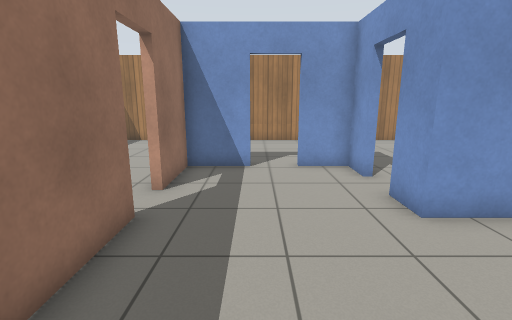
View 1 (above)

21 first-person views from a walk through a robot-simulator world made for Gazebo. The camera is 1.2 m above the floor, tilts 12° down and sees 85° across. The floor is counted in squares, 0.5 m on a side. Each view is taken from the middle of a square. On the plan, view 1 faces up. The plan holds only what a view shows up to about 18 squares ahead; the rest is blank. Gazebo's built-in surfaces are drawn with simple patterns.

View 2
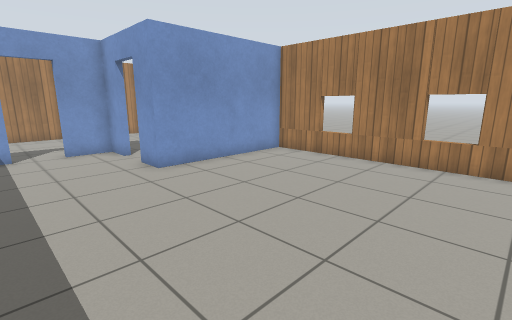

View 3
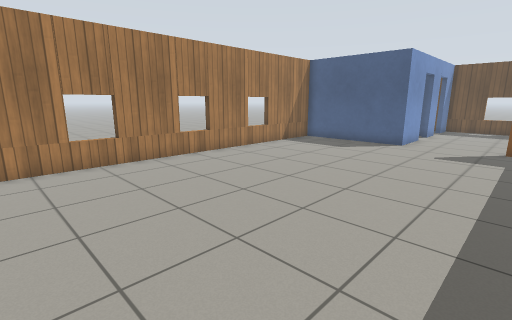

View 4
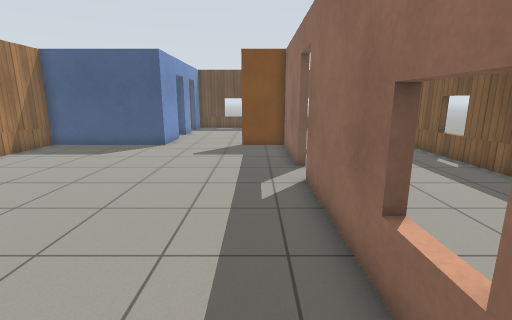

View 5
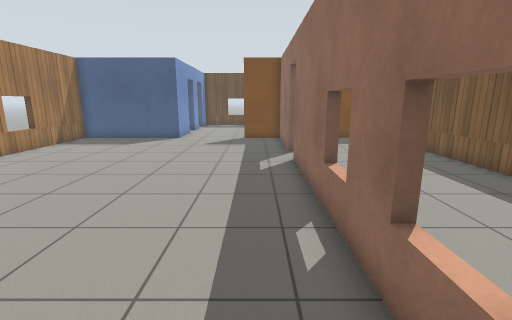

View 6
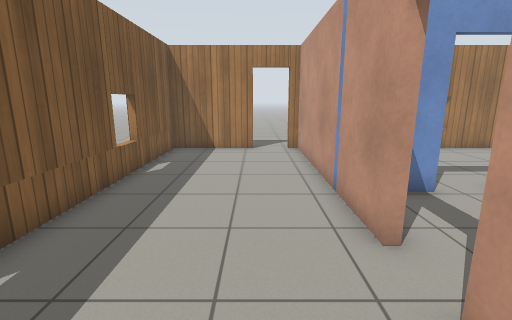

View 7
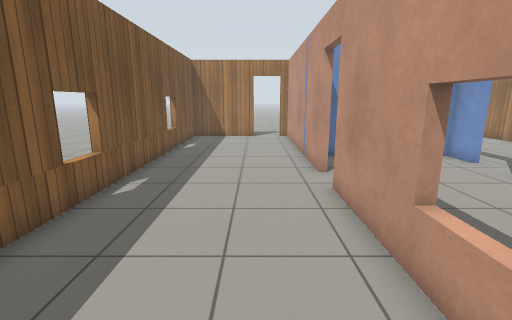

View 8
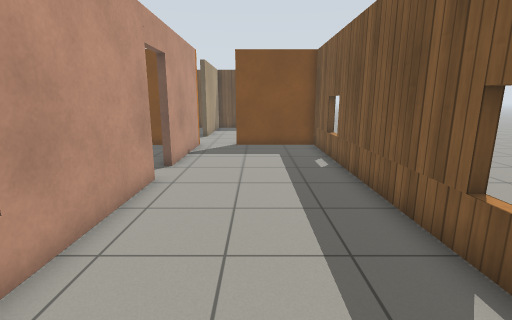

View 9
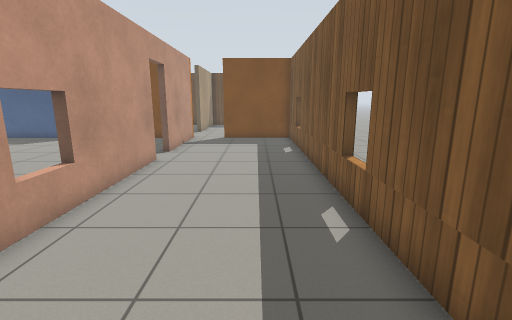

View 10
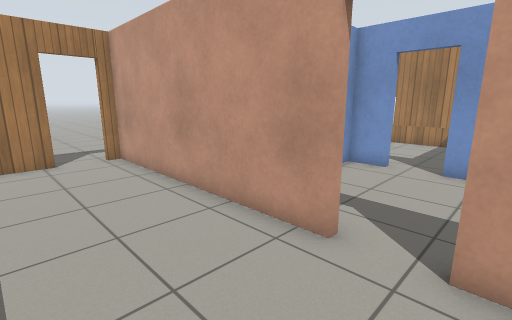

View 11
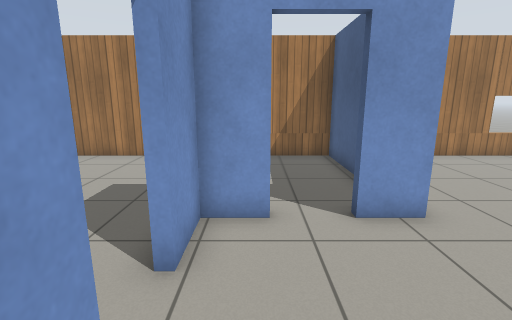

View 12
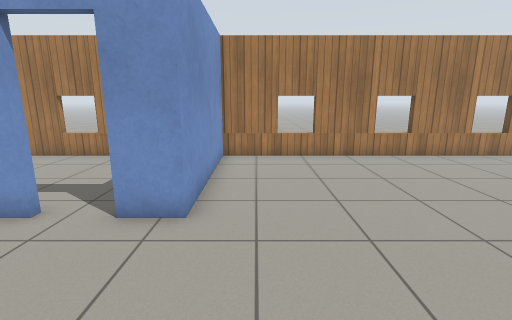

View 13
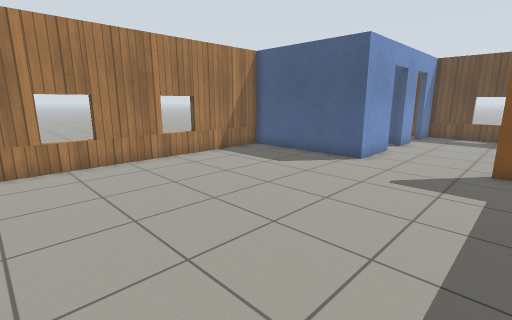

View 14
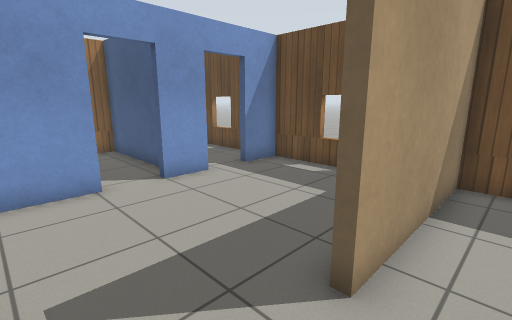

View 15
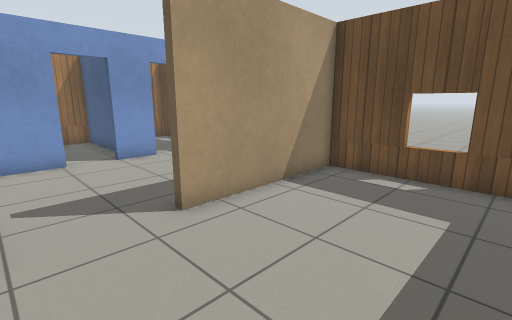

View 16
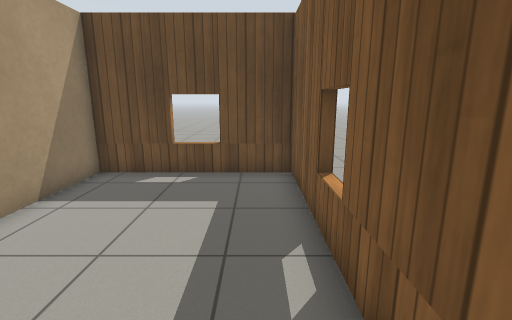

View 17
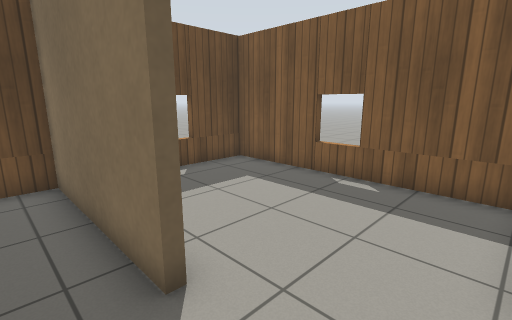

View 18
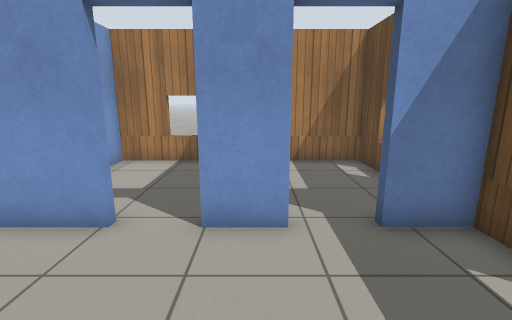

View 19
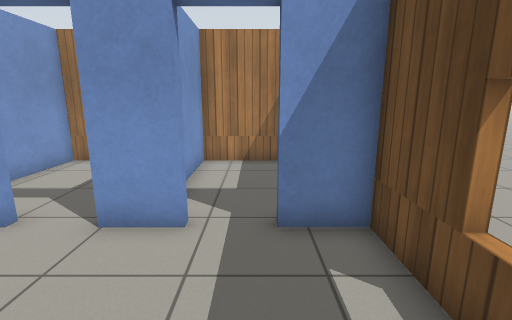

View 20
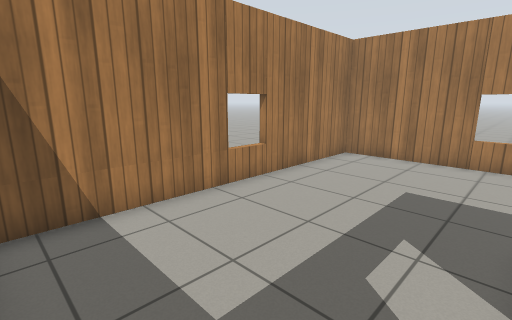

View 21
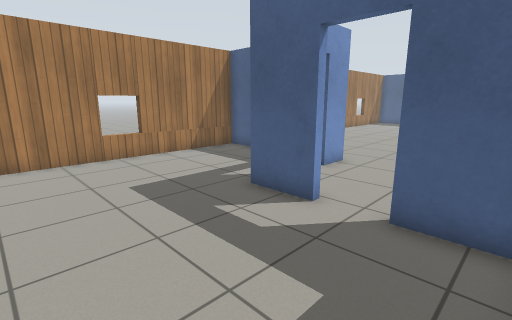

### Floor plan
Key: @ floor where view 1 was taken; # wall or solid block; . floor; D open door; = window, fence, low wall or low ledge.
Columns run from 9 left of view 1 to 10 right of it. Each row starts with its distance up from view 1.
 19     ...
 18     ...
 17 ####DD#######=######
 16 #.....#............#
 15 #.....#............#
 14 #.....#............#
 13 #.....#............#
 12 =.....#............=
 11 #.....#............#
 10 #.....###DD###.....#
  9 #.....#......#.....#
  8 #.....#......D.....#
  7 #.....D......D.....#
  6 #.....D......#######
  5 =.....#............#
  4 #.....#............#
  3 #.....#............#
  2 #.....# ...........=
  1 #.....= ...........#
  0 #.....#..@.........#
 -1 #.....#............#
 -2 #.....=............=
 -3 =.....#............#
 -4 #.....#............#
 -5 #.....#............#
 -6 #.....#............=
 -7 #.....#............#
 -8 #.....#............#
 -9 #.....D............#
-10 #.....D............=
-11 #.....#............#
-12 =.....#............#
-13 #.....#............#
-14 #.....#............#
-15 #####.###....#######
-16 #............#.....#
-17 #............#.....#
-18 #............#.....=
-19 #......#.....D.....#
-20 =......#.....D.....#
-21 =......#.....#######
-22 #......#.....D.....#
-23 #......#.....D.....#
-24 #......#.....#.....#
-25 ###=######=######=##

Where each view was taken, in squares from view 1:
view 1: 0 up, 0 right, facing up
view 2: 4 down, 1 left, facing up-right
view 3: 1 up, 1 left, facing down-right
view 4: 0 up, 1 left, facing down
view 5: 3 up, 1 left, facing down
view 6: 3 up, 5 left, facing up
view 7: 2 down, 5 left, facing up
view 8: 0 up, 6 left, facing down
view 9: 3 up, 7 left, facing down
view 10: 5 up, 7 left, facing up-right
view 11: 9 up, 2 left, facing right
view 12: 4 up, 2 left, facing right
view 13: 4 down, 1 left, facing down-right
view 14: 16 down, 4 left, facing down-right
view 15: 16 down, 8 left, facing down-right
view 16: 16 down, 8 left, facing down
view 17: 16 down, 1 left, facing down-left
view 18: 21 down, 1 left, facing right
view 19: 23 down, 1 left, facing right
view 20: 11 up, 2 left, facing up-right
view 21: 16 up, 2 left, facing down-right
